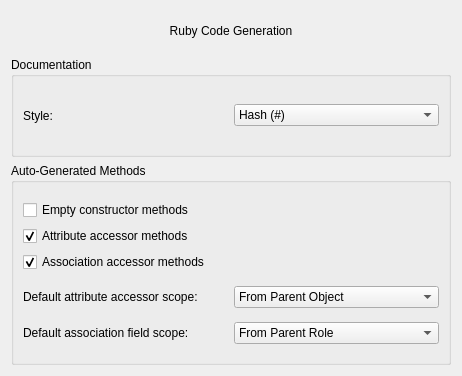
<ui version="4.0" >
 <class>RubyCodeGenerationFormBase</class>
 <widget class="QWidget" name="RubyCodeGenerationFormBase" >
  <property name="geometry" >
   <rect>
    <x>0</x>
    <y>0</y>
    <width>462</width>
    <height>376</height>
   </rect>
  </property>
  <layout class="QGridLayout" >
   <item row="0" column="0" >
    <layout class="QGridLayout" >
     <item row="0" column="0" >
      <widget class="QLabel" name="ui_textLabelTitle" >
       <property name="sizePolicy" >
        <sizepolicy vsizetype="Maximum" hsizetype="Preferred" >
         <horstretch>0</horstretch>
         <verstretch>0</verstretch>
        </sizepolicy>
       </property>
       <property name="maximumSize" >
        <size>
         <width>16777215</width>
         <height>40</height>
        </size>
       </property>
       <property name="text" >
        <string>&lt;p align="center">Ruby Code Generation&lt;/p></string>
       </property>
       <property name="wordWrap" >
        <bool>false</bool>
       </property>
      </widget>
     </item>
     <item row="1" column="0" >
      <widget class="QGroupBox" name="ui_groupBoxDocumentation" >
       <property name="sizePolicy" >
        <sizepolicy vsizetype="Maximum" hsizetype="Preferred" >
         <horstretch>0</horstretch>
         <verstretch>0</verstretch>
        </sizepolicy>
       </property>
       <property name="maximumSize" >
        <size>
         <width>16777215</width>
         <height>100</height>
        </size>
       </property>
       <property name="title" >
        <string>Documentation</string>
       </property>
       <layout class="QHBoxLayout" >
        <item>
         <widget class="QLabel" name="ui_textLabelStyle" >
          <property name="text" >
           <string>Style:</string>
          </property>
          <property name="wordWrap" >
           <bool>false</bool>
          </property>
         </widget>
        </item>
        <item>
         <widget class="KComboBox" name="m_SelectCommentStyle" >
          <item>
           <property name="text" >
            <string>Hash (#)</string>
           </property>
          </item>
          <item>
           <property name="text" >
            <string>Begin-End (=begin  =end)</string>
           </property>
          </item>
         </widget>
        </item>
       </layout>
      </widget>
     </item>
     <item row="2" column="0" >
      <widget class="QGroupBox" name="ui_groupBoxAutoGeneratedMethods" >
       <property name="sizePolicy" >
        <sizepolicy vsizetype="Preferred" hsizetype="Preferred" >
         <horstretch>0</horstretch>
         <verstretch>0</verstretch>
        </sizepolicy>
       </property>
       <property name="title" >
        <string>Auto-Generated Methods</string>
       </property>
       <layout class="QVBoxLayout" >
        <item>
         <layout class="QGridLayout" >
          <item row="0" column="0" >
           <widget class="QCheckBox" name="m_generateConstructors" >
            <property name="text" >
             <string>Empty constructor methods</string>
            </property>
            <property name="checked" >
             <bool>false</bool>
            </property>
           </widget>
          </item>
          <item row="2" column="0" >
           <widget class="QCheckBox" name="m_generateAssocAccessors" >
            <property name="text" >
             <string>Association accessor methods</string>
            </property>
            <property name="checked" >
             <bool>true</bool>
            </property>
           </widget>
          </item>
          <item row="1" column="0" >
           <widget class="QCheckBox" name="m_generateAttribAccessors" >
            <property name="text" >
             <string>Attribute accessor methods</string>
            </property>
            <property name="checked" >
             <bool>true</bool>
            </property>
           </widget>
          </item>
         </layout>
        </item>
        <item>
         <layout class="QGridLayout" >
          <item row="0" column="0" >
           <widget class="QLabel" name="ui_textLabelAccessorScope" >
            <property name="text" >
             <string>Default attribute accessor scope:</string>
            </property>
            <property name="wordWrap" >
             <bool>false</bool>
            </property>
           </widget>
          </item>
          <item row="0" column="1" >
           <widget class="KComboBox" name="m_accessorScopeCB" >
            <property name="currentIndex" >
             <number>3</number>
            </property>
            <item>
             <property name="text" >
              <string>Public</string>
             </property>
            </item>
            <item>
             <property name="text" >
              <string>Private</string>
             </property>
            </item>
            <item>
             <property name="text" >
              <string>Protected</string>
             </property>
            </item>
            <item>
             <property name="text" >
              <string>From Parent Object</string>
             </property>
            </item>
           </widget>
          </item>
         </layout>
        </item>
        <item>
         <layout class="QGridLayout" >
          <item row="0" column="0" >
           <widget class="QLabel" name="ui_textLabelAssocFieldScope" >
            <property name="text" >
             <string>Default association field scope:</string>
            </property>
            <property name="wordWrap" >
             <bool>false</bool>
            </property>
           </widget>
          </item>
          <item row="0" column="1" >
           <widget class="KComboBox" name="m_assocFieldScopeCB" >
            <property name="currentIndex" >
             <number>3</number>
            </property>
            <item>
             <property name="text" >
              <string>Public</string>
             </property>
            </item>
            <item>
             <property name="text" >
              <string>Private</string>
             </property>
            </item>
            <item>
             <property name="text" >
              <string>Protected</string>
             </property>
            </item>
            <item>
             <property name="text" >
              <string>From Parent Role</string>
             </property>
            </item>
           </widget>
          </item>
         </layout>
        </item>
       </layout>
      </widget>
     </item>
    </layout>
   </item>
  </layout>
 </widget>
  <customwidgets>
  <customwidget>
   <class>KComboBox</class>
   <extends>QComboBox</extends>
   <header>kcombobox.h</header>
  </customwidget>
 </customwidgets>
 <resources/>
 <connections/>
</ui>
